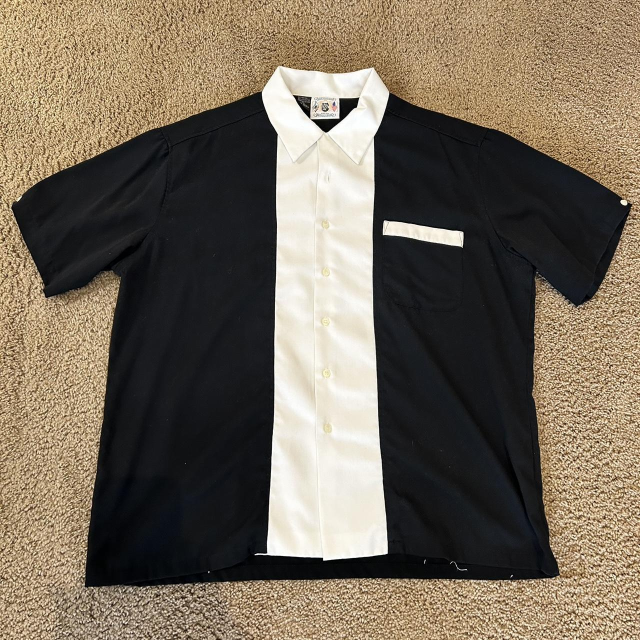
#> input picture backend/P0.jpg, 1280 x 1280 px (shown at 1/2 size)
$ python -i 2D_to_3D.py   (imports and definitions only)
#> lines starting #> are read from the running program, lines starting #| are printed output that depends on the picture
import numpy as np
from PIL import Image
import open3d as o3d
import os
import cv2  # Ensure OpenCV is installed
import matplotlib.pyplot as plt  # For visualization
import argparse

def generate_height_map(image_path, alpha_threshold=10):
    """
    Generates a height map from the alpha channel of an image, inverts the colors of the original image,
    and crops the image to the non-transparent region.

    :param image_path: Path to the input image with transparency.
    :param alpha_threshold: Threshold to consider a pixel as opaque.
    :return: Tuple of (cropped height map, cropped RGB image).
    """
#> called with image_path = 'P0.jpg', alpha_threshold = 10
    # Load the image with transparency
    image = Image.open(image_path).convert('RGBA')

    # Convert to numpy array
    image_array = np.array(image)

    # Extract the alpha channel (transparency)
    alpha_channel = image_array[:, :, 3]
#> alpha_channel: shape (1280, 1280); every value is 255

    # Create a mask where alpha > threshold
    mask = alpha_channel > alpha_threshold
#> mask: shape (1280, 1280) bool; every value is 1

    # Apply morphological operations to clean up the mask
    kernel = np.ones((3, 3), np.uint8)
    mask = cv2.morphologyEx(mask.astype(np.uint8), cv2.MORPH_CLOSE, kernel)

    # Find bounding box of the mask
    coords = np.argwhere(mask)
#> coords = 1638400 pairs, first value 0 to 1279, second value 0 to 1279
    if coords.size == 0:
        raise ValueError("No opaque pixels found in the image.")
    y0, x0 = coords.min(axis=0)
#> y0 = 0; x0 = 0
    y1, x1 = coords.max(axis=0) + 1  # slices are exclusive at the top
#> y1 = 1280; x1 = 1280

    # Crop the image to the bounding box
    cropped_image = image.crop((x0, y0, x1, y1))

    # Flip the cropped image vertically to align with 3D coordinate system
    cropped_image = cropped_image.transpose(Image.FLIP_TOP_BOTTOM)
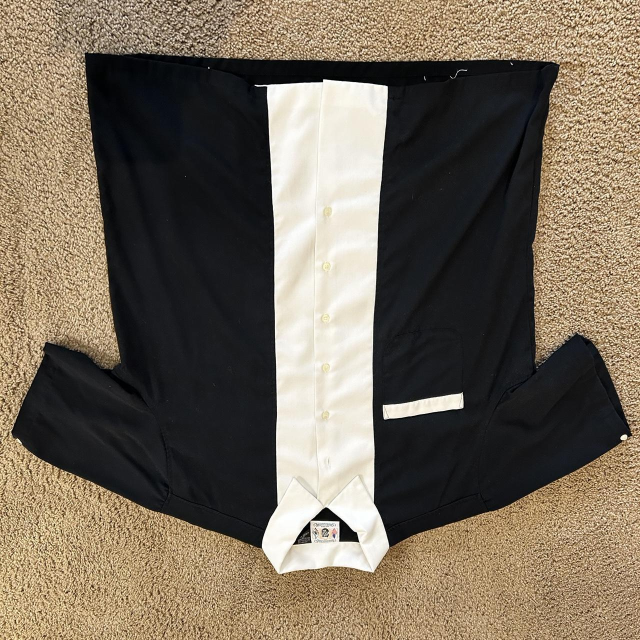
#> cropped_image: PIL image 1280x1280 RGBA (shown at 1/2 size); mean R, G, B, A 116.5, 105.3, 89.8, 255

    # Convert the flipped image to numpy array
    cropped_array = np.array(cropped_image)

    # Extract the alpha channel of the cropped image
    cropped_alpha = cropped_array[:, :, 3]

    # Use the alpha channel directly as the height map (opaque pixels have higher heights)
    height_map = cropped_alpha.astype(np.float32) / 255.0  # Normalize to [0, 1]
#> height_map: shape (1280, 1280) float32; every value is 1

    # Extract the color image (RGB)
    color_image = cropped_array[:, :, :3]

    return height_map, color_image  # Return height map and RGB channels

def height_map_to_mesh(height_map, color_image, scale=(1.0, 1.0, 1.0)):
    """
    Converts a height map and corresponding color image to a 3D mesh.

    :param height_map: 2D NumPy array representing the height map.
    :param color_image: 3D NumPy array representing the RGB color image.
    :param scale: Tuple to scale the mesh in (x, y, z) directions.
    :return: Open3D TriangleMesh object.
    """
#> called with scale = (1, 1, 1)
    rows, cols = height_map.shape
#> rows = 1280; cols = 1280
    vertices = []
    triangles = []
    colors = []
    uvs = []  # UV coordinates

    # Create a mapping from (i, j) to vertex index
    grid_to_vertex = {}
    vertex_index = 0

    # Generate vertices, colors, and UVs
    for i in range(rows):
        for j in range(cols):
            z = height_map[i, j] * scale[2]
            if z == 0:
                continue  # Skip transparent vertices
            x = j * scale[0]
            y = i * scale[1]  # No inversion needed after flipping
            vertices.append([x, y, z])
            colors.append(color_image[i, j] / 255.0)
            # UV coordinates range from 0 to 1
            u = j / (cols - 1)
            v = i / (rows - 1)
            uvs.append([u, v])
            grid_to_vertex[(i, j)] = vertex_index
            vertex_index += 1
#> after the loop, colors = 1638400 items; grid_to_vertex = 1638400 items; uvs = 1638400 items; vertex_index = 1638400; vertices = 1638400 items

    # Generate triangles (two triangles per grid cell)
    for i in range(rows - 1):
        for j in range(cols - 1):
            # Check if all four corners have vertices
            if (i, j) in grid_to_vertex and (i + 1, j) in grid_to_vertex and \
               (i, j + 1) in grid_to_vertex and (i + 1, j + 1) in grid_to_vertex:
                idx = grid_to_vertex[(i, j)]
                idx_down = grid_to_vertex[(i + 1, j)]
                idx_right = grid_to_vertex[(i, j + 1)]
                idx_diag = grid_to_vertex[(i + 1, j + 1)]
                # Triangle 1
                triangles.append([idx, idx_down, idx_diag])
                # Triangle 2
                triangles.append([idx, idx_diag, idx_right])
#> after the loop, triangles = 3271682 items

    if not triangles:
        raise ValueError("No triangles were created. Check if the height map has sufficient non-zero heights.")

    vertices = np.array(vertices)
    triangles = np.array(triangles)
    colors = np.array(colors)
    uvs = np.array(uvs)
#> uvs = 1638400 pairs, first value 0 to 1, second value 0 to 1

    # Create Open3D mesh
    mesh = o3d.geometry.TriangleMesh()
    mesh.vertices = o3d.utility.Vector3dVector(vertices)
    mesh.triangles = o3d.utility.Vector3iVector(triangles)
    mesh.vertex_colors = o3d.utility.Vector3dVector(colors)
    mesh.triangle_uvs = o3d.utility.Vector2dVector(uvs[triangles].reshape(-1, 2))  # Flatten UVs per triangle

    # Note: Open3D has limited support for UVs and textures in GLB.
    # To fully utilize textures, consider using another library like `trimesh` or `pygltflib`.

    # Remove unreferenced vertices (optional, for cleanup)
    mesh.remove_unreferenced_vertices()

    # Compute normals for better visualization
    mesh.compute_vertex_normals()

    return mesh

def save_mesh(mesh, output_path):
    """
    Saves the mesh to a GLB file.

    :param mesh: Open3D TriangleMesh object.
    :param output_path: Path to save the mesh (e.g., 'model.glb').
    """
    # Ensure the output directory exists
    os.makedirs(os.path.dirname(output_path), exist_ok=True)

    # Save as GLB
    success = o3d.io.write_triangle_mesh(output_path, mesh, write_triangle_uvs=True)
    if success:
        print(f"Mesh successfully saved to {output_path}")
    else:
        print(f"Failed to save mesh to {output_path}")

def generate_3d_model(image_path, output_mesh_path, scale=(1.0, 1.0, 1.0), alpha_threshold=10, downscale_factor=1):
    """
    Complete pipeline to generate a 3D model from a 2D image.

    :param image_path: Path to the input image with transparency.
    :param output_mesh_path: Path to save the output 3D model (e.g., 'model.glb').
    :param scale: Tuple to scale the mesh in (x, y, z) directions.
    :param alpha_threshold: Threshold to consider a pixel as opaque.
    :param downscale_factor: Factor to downscale the image to reduce mesh complexity.
    """
    # Load and process the image
    height_map, color_image = generate_height_map(image_path, alpha_threshold=alpha_threshold)

    # Optional: Downscale the height map and color image
    if downscale_factor > 1:
        try:
            resample_filter = Image.Resampling.LANCZOS
        except AttributeError:
            # For older Pillow versions
            resample_filter = Image.LANCZOS

        # Downscale height map
        height_map_img = Image.fromarray((height_map * 255).astype(np.uint8)).resize(
            (height_map.shape[1] // downscale_factor, height_map.shape[0] // downscale_factor),
            resample=resample_filter
        )
        height_map = np.array(height_map_img) / 255.0

        # Downscale color image
        color_image_pil = Image.fromarray(color_image).resize(
            (color_image.shape[1] // downscale_factor, color_image.shape[0] // downscale_factor),
            resample=resample_filter
        )
        color_image = np.array(color_image_pil)

    # Debugging: Visualize the cropped image and height map
    # Uncomment the following lines if you want to see the images
    """
    plt.figure(figsize=(12, 6))
    plt.subplot(1, 2, 1)
    plt.title("Cropped and Color-Inverted Image (Flipped)")
    plt.imshow(color_image)
    plt.axis('off')

    plt.subplot(1, 2, 2)
    plt.title("Cropped Height Map (Flipped)")
    plt.imshow(height_map, cmap='gray')
    plt.axis('off')

    plt.show()
    """

    # Generate the mesh
    mesh = height_map_to_mesh(height_map, color_image, scale)


    # mesh = simplify_mesh(mesh, 50000)
    # Save the mesh as GLB
    save_mesh(mesh, output_mesh_path)

    # Optional: Visualize the mesh
    # o3d.visualization.draw_geometries([mesh])

def simplify_mesh(mesh, target_number_of_triangles):
    """
    Simplifies the mesh using Open3D's quadric decimation method.

    :param mesh: Open3D TriangleMesh object.
    :param target_number_of_triangles: Desired number of triangles after simplification.
    :return: Simplified Open3D TriangleMesh object.
    """
    print(f"Simplifying mesh to {target_number_of_triangles} triangles...")
    simplified_mesh = mesh.simplify_quadric_decimation(target_number_of_triangles)

    # Optionally recompute normals for the simplified mesh
    simplified_mesh.compute_vertex_normals()

    return simplified_mesh

# Main execution
# [26 lines not run here, left out]

>>> result = generate_3d_model('P0.jpg', 'out.png')
